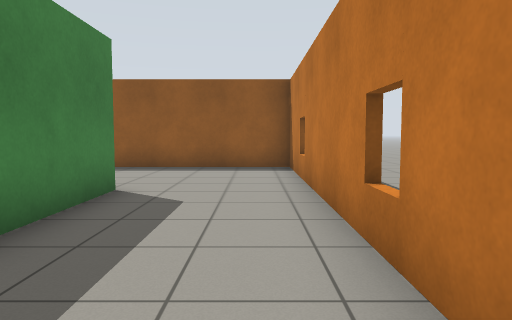
view 1 (above)

20 first-person views from a walk through a world built for the Gazebo simulator. The camera is 0.94 m above the floor, tilts 4° down and sees 70° across. The floor is counted in squares, 1 m on a side. Each view is taken from the middle of a square. On the plan, view 1 faces up. The plan holds only what a view shows up to about 13 squares ahead; the rest is blank.

view 2
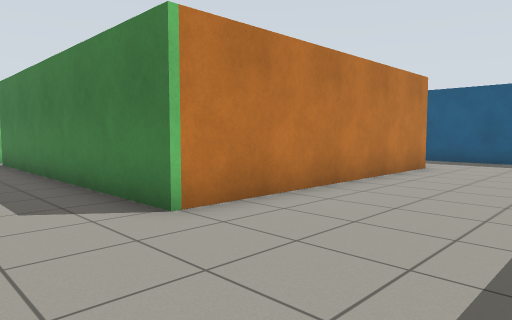

view 3
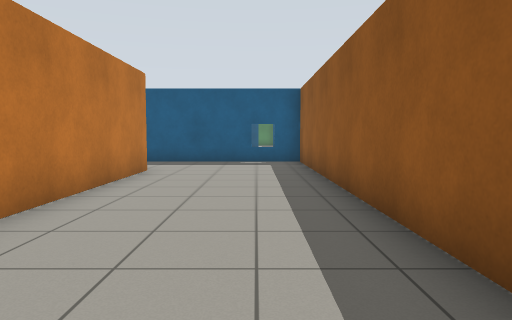

view 4
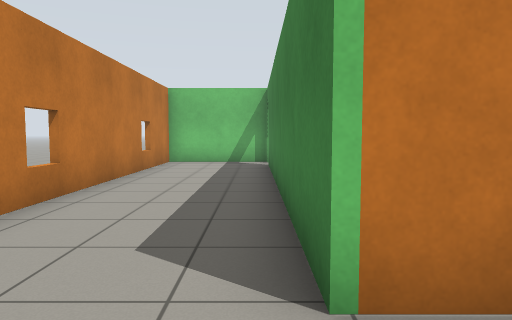

view 5
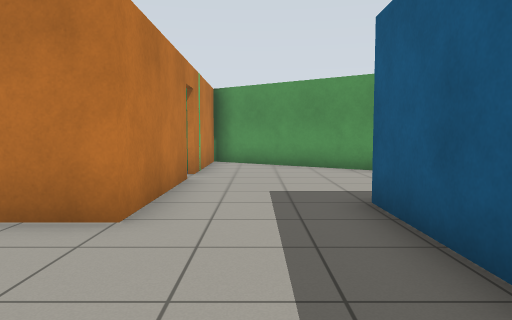

view 6
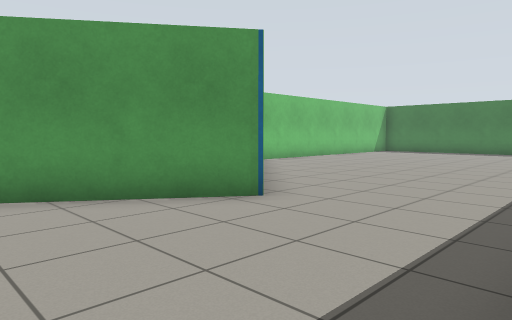

view 7
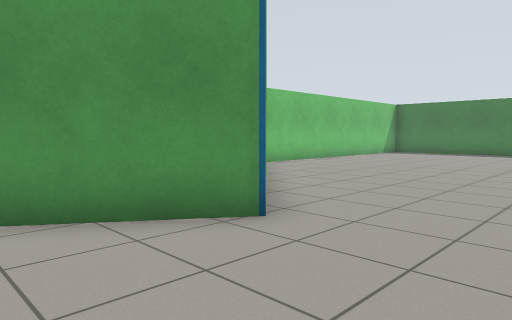

view 8
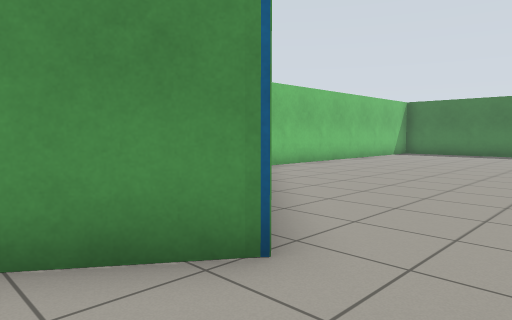

view 9
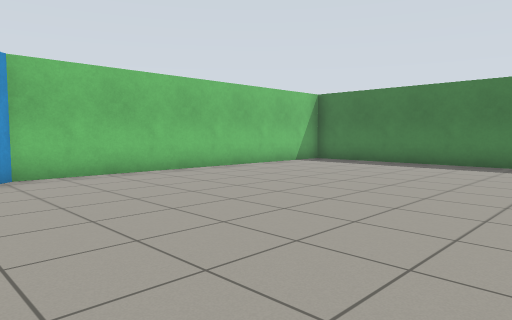

view 10
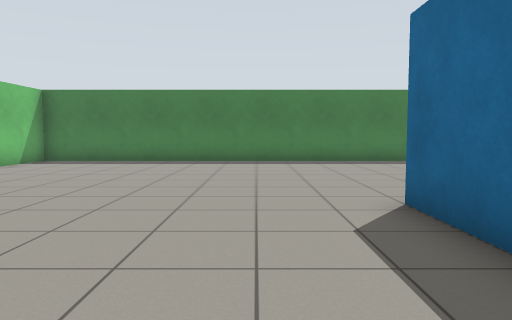

view 11
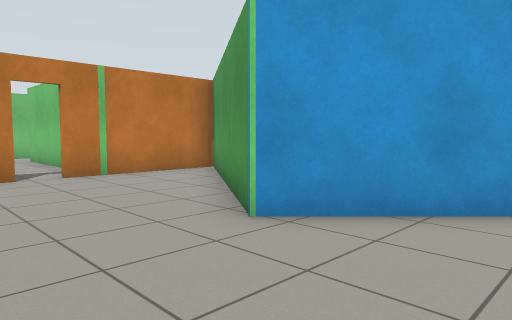

view 12
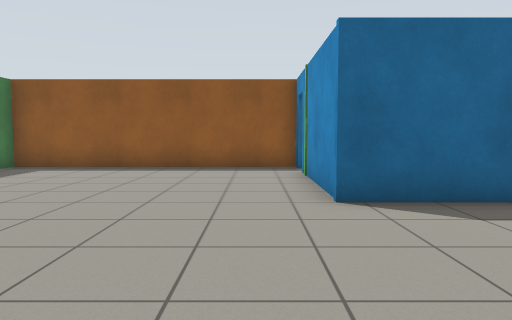

view 13
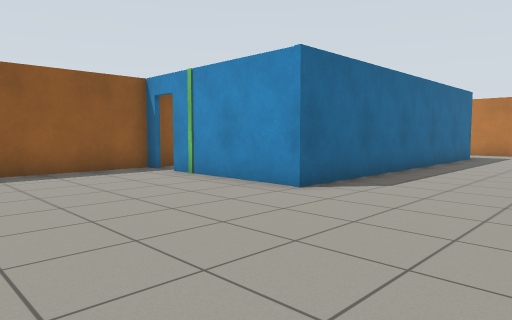

view 14
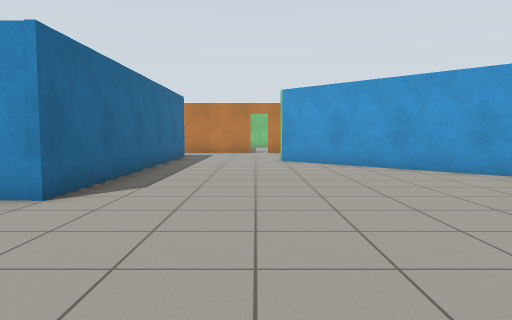

view 15
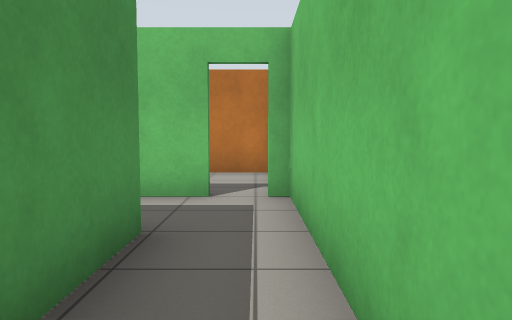

view 16
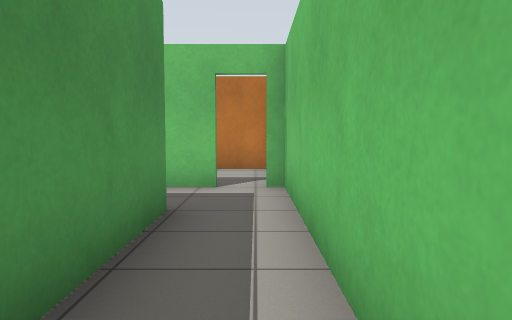

view 17
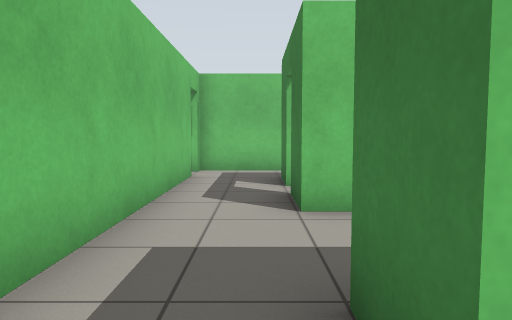

view 18
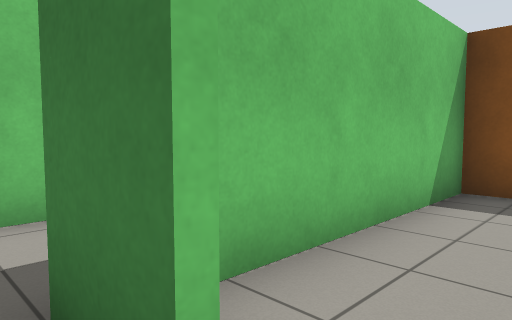

view 19
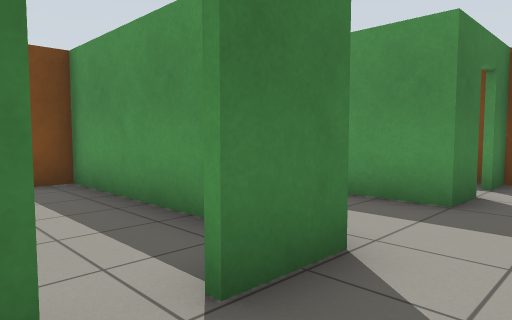

view 20
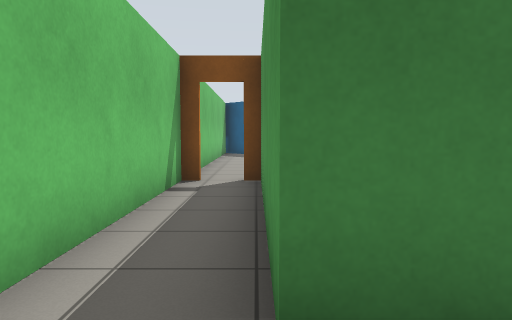

### Floor plan
Points are (right, up) in squares from view 1. A wall is a line through its corners. A room is listed if a view was taken in it or the views show most of it. See-through windows are left out.
Room 1 (views 1, 2, 3, 4, 5, 6, 7, 8, 9, 10, 11, 12, 13, 14)
walls: (-14.5, 5) (-23.8, 5) (-23.8, 9.2); (-10.5, 2.3) (-10.5, 6.2) (-2.4, 6.2) (-2.4, -3.4); (-23.8, 10) (-23.8, 10.5) (-32, 10.5) (-32, 9.9); (-32, 8.4) (-32, -4.5) (-21.7, -4.5) (-16, 1.1) (-10.5, -2.7) (-10.5, 1.5); (-2, -4.5) (1, -4.5) (1, 10.5) (-13.6, 10.5) (-13.6, 5)
ways out: open door at (-10.5, 2) to room 3; open door at (-2.3, -3.7) to room 3; open door at (-24, 9.5)
Room 2 (views 15, 16)
walls: (-4.5, -2.9) (-10.2, -2.9); (-10.4, -4.1) (-10.4, -4.5) (-3.5, -4.5); (-2.5, -4.6) (-2.5, -4.1)
ways out: opening at (-4, -4) to room 3; open door at (-10, -3.5)
Room 3 (views 17, 18, 19, 20)
walls: (-4.5, -1.6) (-4.5, -2.9); (-7.9, 0.6) (-4.5, 0.6) (-4.5, -0.8); (-4.5, 4.2) (-4.5, 3.1) (-6.1, 3.1); (-4.4, 6) (-5, 6); (-2.5, -3.4) (-2.5, 3); (-4.5, 6.1) (-4.5, 5); (-3.5, -4.5) (-2, -4.5)
ways out: open door at (-10.5, 2) to room 1; open door at (-2.3, -3.7) to room 1; opening at (-4, -4) to room 2; open door at (-5, 4.5) to room 4; open door at (-5, -1)
Room 4 (no view inside)
walls: (-10.4, 4) (-10.4, 3.2) (-4.5, 3.2)
ways out: open door at (-5, 4.5) to room 3

Positions as (right, up) in squares from view 1, and headings:
1: (0, 0), facing up
2: (0, 10), facing down-left
3: (-1, 9), facing left
4: (-2, 8), facing down
5: (-12, 10), facing down
6: (-12, 5), facing down-left
7: (-13, 4), facing down-left
8: (-14, 3), facing down-left
9: (-20, 4), facing down-left
10: (-19, 3), facing left
11: (-19, 4), facing down-right
12: (-25, 0), facing up
13: (-29, 1), facing up-right
14: (-29, 2), facing right
15: (-8, -4), facing right
16: (-9, -4), facing right
17: (-4, 5), facing down
18: (-4, 5), facing down-left
19: (-3, -2), facing up-left
20: (-3, -3), facing left
